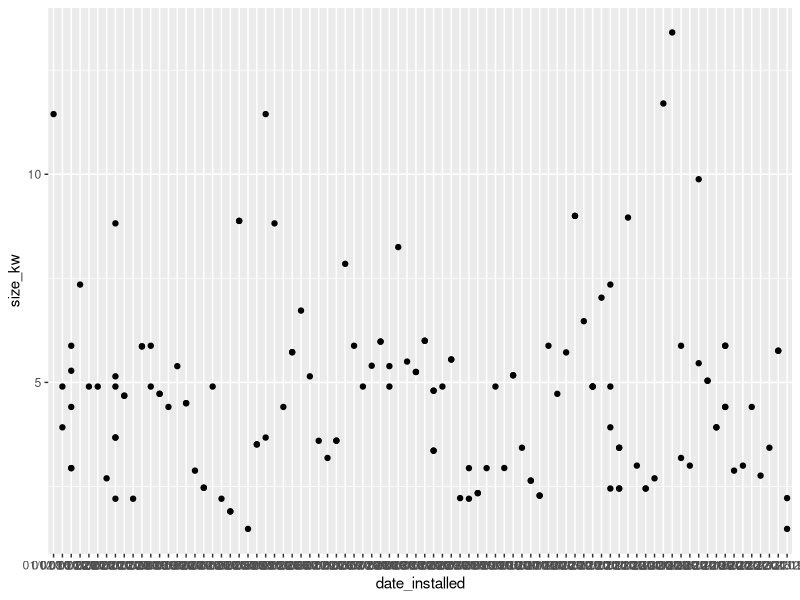

This chart was generated by the following R code:
library(tidyverse)

d <- read.csv(file = 'data/openpv-export-201904301246.csv', header = TRUE)

ggplot(d, aes(date_installed, size_kw)) +
  geom_point()
